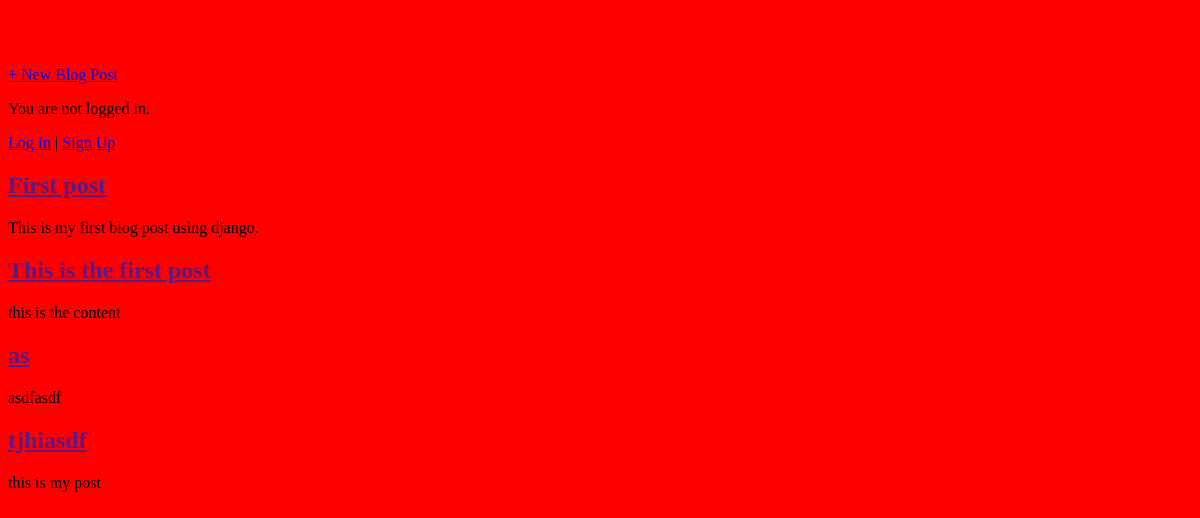
The app's page /, older data.
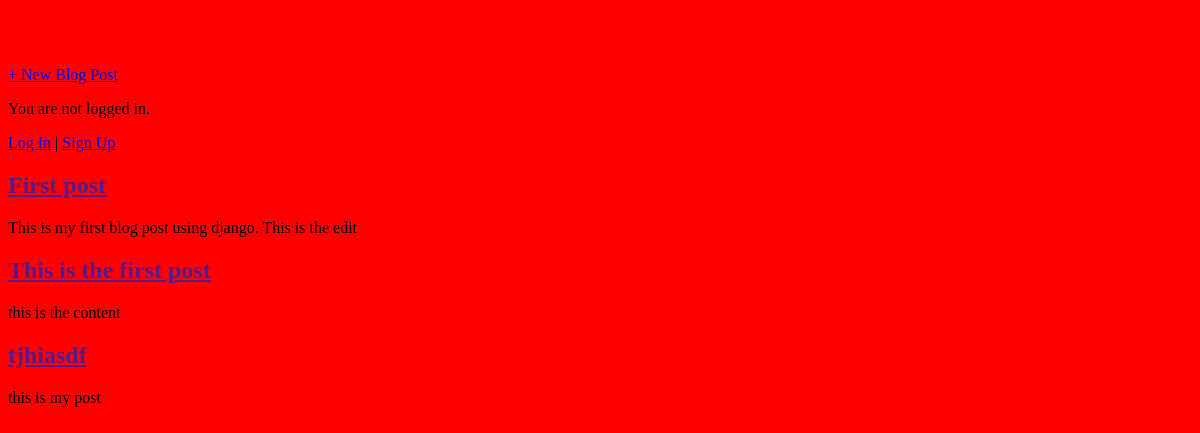
The same page, newer data.
### blog/models.py (models this page shows, shortened)
class Post(models.Model):
    title = models.CharField(max_length=200)
    author = models.CharField(max_length=200)
    body = models.TextField()

### blog/views.py (the view)
# urls.py: path("", BlogListView.as_view(), name="home")
class BlogListView(ListView):
    model = Post
    template_name = "home.html"

### templates/home.html
{% extends "base.html" %}
{% block content %}
{% for post in post_list %}
<div class="post-entry">
<h2><a href="{{ post.get_absolute_url }}">{{ post.title }}</a></h2>
<p>{{ post.body }}</p>
</div>
{% endfor %}
{% endblock content %}

Row changes from the older to the newer data that the page shows:
removed Post: title "as", body "asdfasdf"
changed Post "First post": body "This is my first blog post using django." → "This is my first blog post using django. This is the edit"
